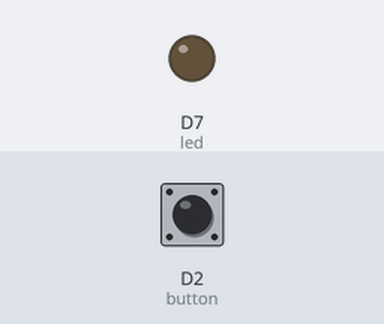
Bench run of a sketch on a simulated ESP8266 (NodeMCU). On the bench: output pins drawn as LEDs (lit = HIGH). The inputs (shaded band) are chosen by the test bench; at power-on: D2 (button) LOW.

Above: at 1.2 s.
1.3 s: D2 (button) pulled HIGH for 0.15 s
At 1.37 s:
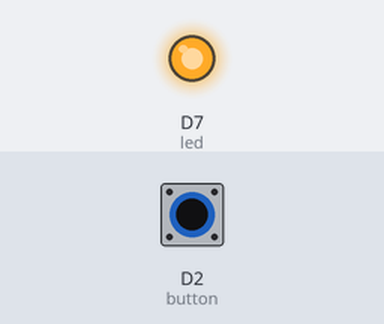
2.9 s: D2 (button) pulled HIGH for 3.2 s
At 7.2 s:
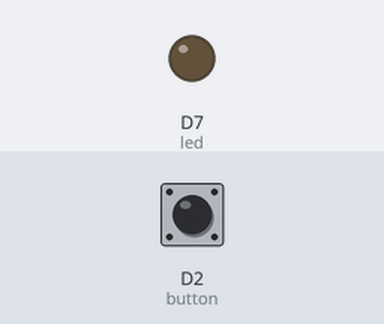
Timing chart, 0 to 8.7 s (numbered marks = the images above; inputs shaded):
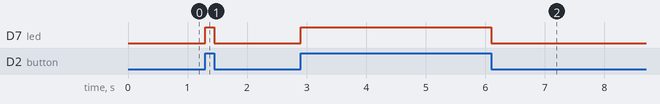

Measured:
- after the input at 1.3 s, D7 (led): LOW → HIGH at once, → LOW 0.15 s later
- after the input at 2.9 s, D7 (led): LOW → HIGH at once, → LOW 3.2 s later

The sketch:

TTSIoT_Class3_blinkbutton.ino
```cpp
int button = D2;     // Define the digital pin for the button


int led = D7;       // This one is the little blue LED on your board. On the Photon it is next to D7, and on the Core it is next to the USB jack.


int buttonState = 0;         // variable for reading the pushbutton status

void setup() {

  pinMode(button, INPUT);
  pinMode(led, OUTPUT);

}


void loop() {

buttonState = digitalRead(button);

if (buttonState==HIGH){
   digitalWrite(led, HIGH);
}
else{
     digitalWrite(led, LOW);
}
}
```
